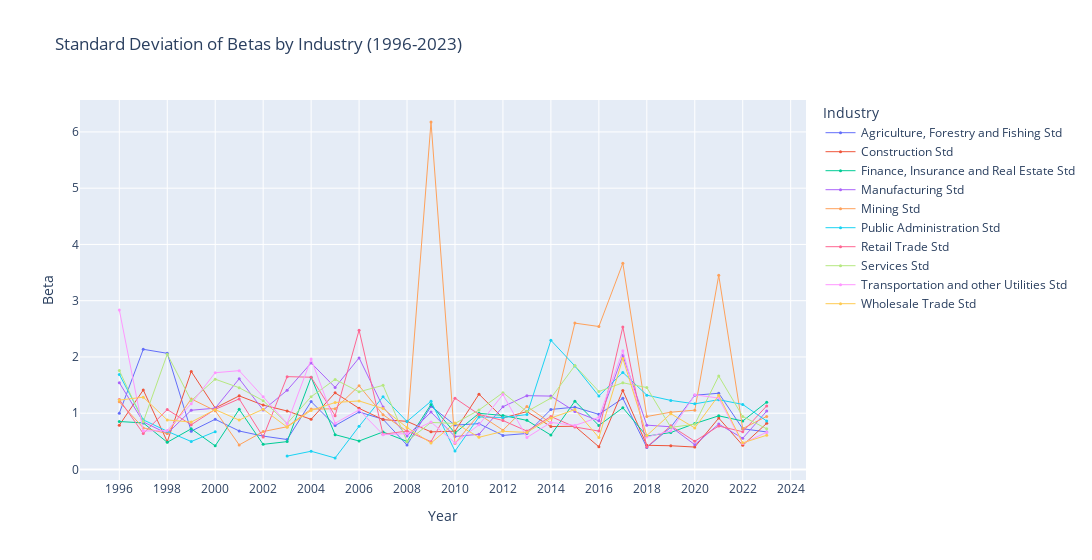

The notebook cell saved with this chart:
### Markdown cell above
<h1>
    Std Deviation of Betas Across industries
</h1>

### Code cell
import plotly.graph_objects as go

fig = go.Figure()

for industry in industries:
    industry_data = agg_stats[agg_stats['Industry'] == industry]
    fig.add_trace(go.Scatter(
        x=industry_data['Year'],
        y=industry_data['std_beta'],
        mode='lines+markers',
        name=f'{industry} Std',
        line=dict(width=1),
        marker=dict(size=3)
    ))

fig.update_layout(
    title='Standard Deviation of Betas by Industry (1996-2023)',
    xaxis_title='Year',
    yaxis_title='Beta',
    legend_title='Industry',
    width=1200,
)
fig.update_xaxes(nticks=28)

# Show the plot
fig.show()
